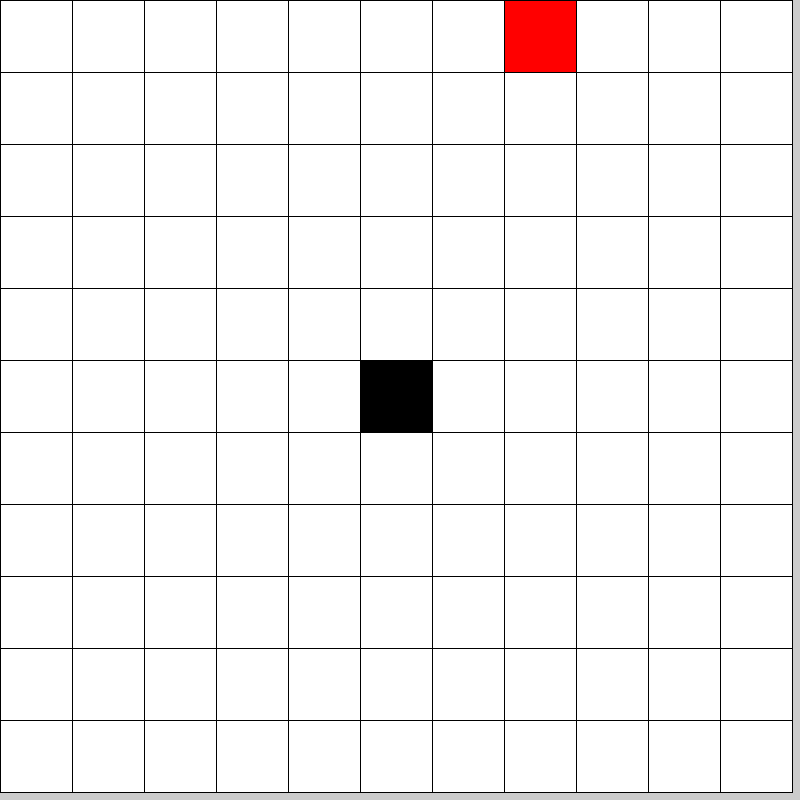
Frame 1 (no input)
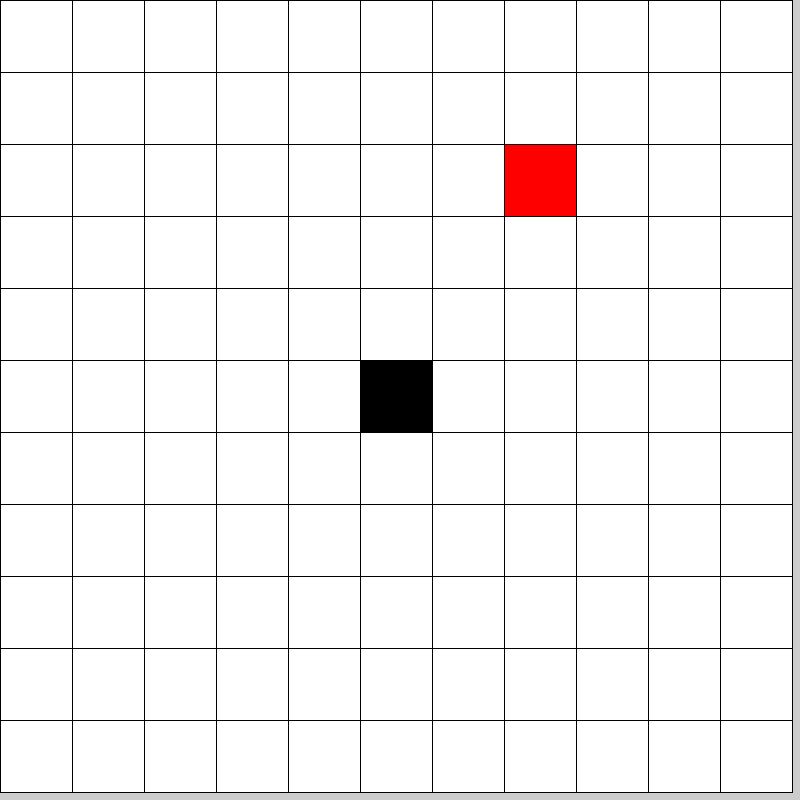
Frame 60 (the mouse pressed at the canvas centre just before this capture)
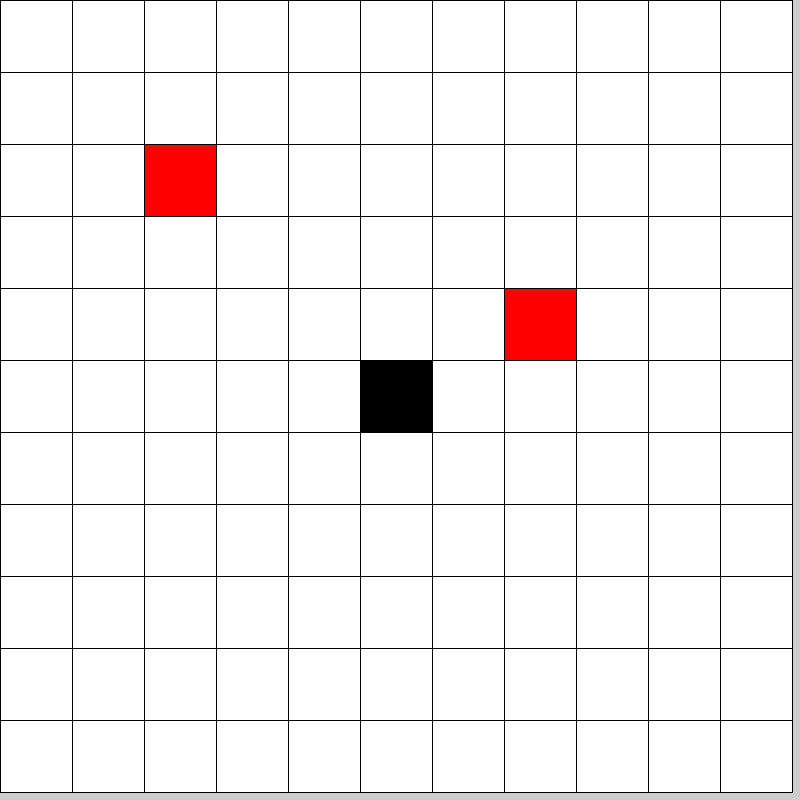
Frame 120 (the mouse held since frame 60 and released just before this capture)

The Processing sketch that drew these frames (run headless with seeded random() and noise(); from frame 60 on, the mouse is pressed at the canvas centre):

// Processing sketch: Shield_Game
// ── Shield_Game.pde
//Enemy Falling in Grid
//CS30
//Nov 1, 2017

//globals
int[][] board;
int cols, rows;
float cellWidth, cellHeight;
int charX, charY;
int shieldX, shieldY;

void setup() {
  size(800, 800);

  cols = 11;
  rows = 11;

  initializeValues();
  spawnEnemy();
}

void draw() {
  moveEnemy();
  displayBoard();
}

void keyPressed() {
  if (key == 'a') {
    characterMoveLeft();
  } else if (key == 'd') {
    characterMoveRight();
  }
}

void mousePressed() {
  spawnEnemy();
}

void moveEnemy() {
  if (frameCount % 30 == 0) {

    for (int x=cols-1; x>=0; x--) {
      for (int y=rows-1; y>=0; y--) {
        if (board[x][y] == 2) {  //enemy spot
          board[x][y] = 0;
          if (y < rows-1) {  //don't go below the grid
            board[x][y+1] = 2;
          }
        }
      }
    }
  }
}

void spawnEnemy() {
  int x = int(random(cols));
  board[x][0] = 2;
}

void characterMoveLeft() {
  if (charX >= 1) {
    board[charX][charY] = 0;
    charX--;
    board[charX][charY] = 1;
  }
}

void characterMoveRight() {
  if (charX < cols-1) {
    board[charX][charY] = 0;
    charX++;
    board[charX][charY] = 1;
  }
}


void displayBoard() {
  for (int x=0; x<cols; x++) {
    for (int y=0; y<rows; y++) {
      if (board[x][y] == 1) {
        fill(0);  //character
      } else if (board[x][y] == 2) {
        fill(255, 0, 0);
      } else if (board[x][y] == 0) {
        fill(255); //empty
      }
      rect(x*cellWidth, y*cellHeight, cellWidth, cellHeight);
    }
  }
}

void initializeValues() {
  board = new int[cols][rows];
  cellWidth = width/cols;
  cellHeight = height/rows;

  //put player on last row, middle column
  charX = cols/2;
  charY = rows/2;
  board[charX][charY] = 1;
}
